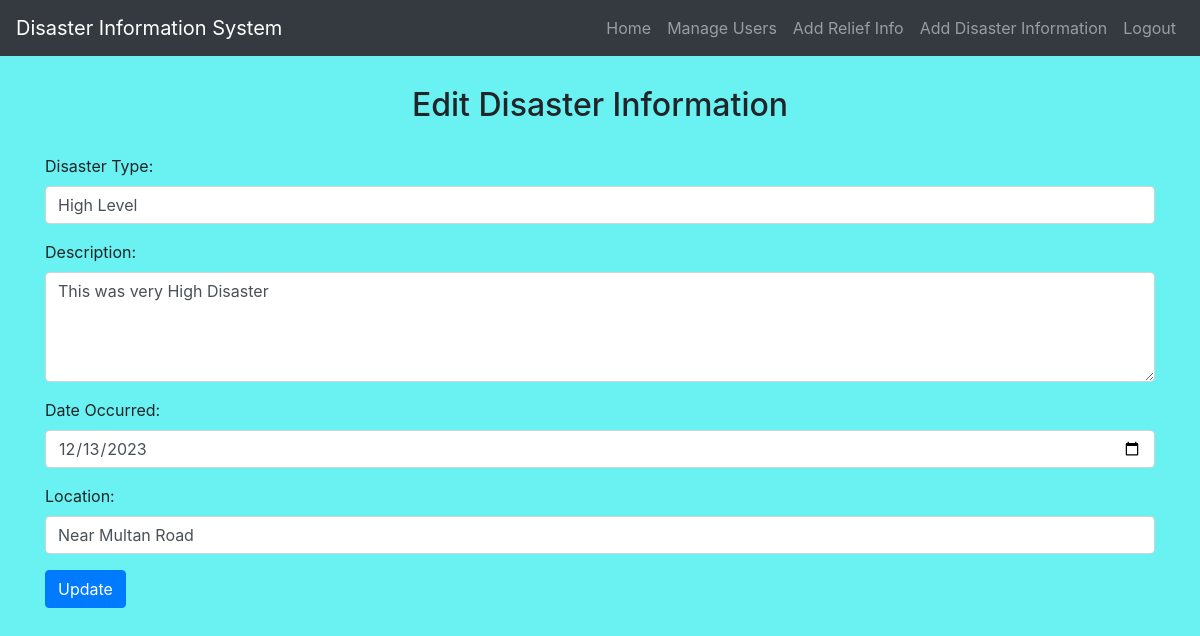
The app's page /admin/edit_disaster_information.php?disaster_id=1 (signed in) with its own data.
### tables this page shows
CREATE TABLE `disasterinformation` (
  `DisasterID` int(11) NOT NULL,
  `DisasterType` varchar(255) NOT NULL,
  `Description` text DEFAULT NULL,
  `DateOccurred` date DEFAULT NULL,
  `Location` varchar(255) NOT NULL
);

### admin/edit_disaster_information.php (the view, shortened to what this page needs)
<?php
include('config.php');
if (isset($_GET['disaster_id'])) {
    $disasterIDToEdit = $_GET['disaster_id'];
    $editSql = "SELECT * FROM DisasterInformation WHERE DisasterID = '$disasterIDToEdit'";
    $result = $conn->query($editSql);
    if ($result->num_rows == 1) {
        $disaster = $result->fetch_assoc();
        $disasterType = $disaster['DisasterType'];
        $description = $disaster['Description'];
        $dateOccurred = $disaster['DateOccurred'];
        $location = $disaster['Location'];
    } else {
        header("Location: view_disaster_information.php");
        exit();
    }
} else {
    header("Location: view_disaster_information.php");
    exit();
}
?>
<!DOCTYPE html>
<html lang="en">
<head>
    <link rel="stylesheet" href="https://stackpath.bootstrapcdn.com/bootstrap/4.5.2/css/bootstrap.min.css">
    <link rel="stylesheet" href="./css/style.css">
</head>
<body>
    <?php include('navbar.php'); ?>
    <div class="container mt-3">
        <h2>Edit Disaster Information</h2>
        <?php
        echo "<form action='edit_disaster_information.php?disaster_id={$disasterIDToEdit}' method='post'>
                <div class='form-group'>
                    <label for='disaster_type'>Disaster Type:</label>
                    <input type='text' class='form-control' id='disaster_type' name='disaster_type' value='$disasterType' required>
                </div>
                <div class='form-group'>
                    <label for='description'>Description:</label>
                    <textarea class='form-control' id='description' name='description' rows='4' required>$description</textarea>
                </div>
                <div class='form-group'>
                    <label for='date_occurred'>Date Occurred:</label>
                    <input type='date' class='form-control' id='date_occurred' name='date_occurred' value='$dateOccurred' required>
                </div>
                <div class='form-group'>
                    <label for='location'>Location:</label>
                    <input type='text' class='form-control' id='location' name='location' value='$location' required>
                </div>
                <button type='submit' class='btn btn-primary'>Update</button>
            </form>";
        ?>
    </div>
</body>
</html>

### admin/css/style.css (style rules this page uses)
body { background-color:rgb(106, 241, 241); }
h1 , h2 , h3 , h4 { text-align: center; margin: 30px; }

### records on screen
disasterinformation: disaster_type "High Level", description "This was very High Disaster", date_occurred "12/13/2023", location "Near Multan Road"
